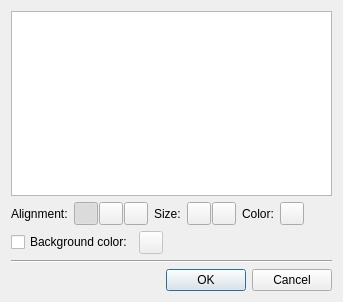
<?xml version="1.0" encoding="UTF-8"?>
<ui version="4.0">
 <author>Dmitry Baryshev</author>
 <class>ScreenshotCommentInput</class>
 <widget class="QDialog" name="ScreenshotCommentInput">
  <property name="geometry">
   <rect>
    <x>0</x>
    <y>0</y>
    <width>343</width>
    <height>302</height>
   </rect>
  </property>
  <property name="windowTitle">
   <string extracomment="Appeal to the user. Means &quot;Please enter text here:&quot;">Enter text</string>
  </property>
  <layout class="QGridLayout" name="gridLayout">
   <item row="0" column="0">
    <widget class="QTextEdit" name="text">
     <property name="acceptRichText">
      <bool>false</bool>
     </property>
    </widget>
   </item>
   <item row="1" column="0">
    <layout class="QHBoxLayout" name="horizontalLayout_3">
     <item>
      <widget class="QLabel" name="label">
       <property name="text">
        <string extracomment="Means &quot;Text alignment:&quot;">Alignment:</string>
       </property>
      </widget>
     </item>
     <item>
      <layout class="QHBoxLayout" name="horizontalLayout">
       <property name="spacing">
        <number>1</number>
       </property>
       <item>
        <widget class="QToolButton" name="pushAlignLeft">
         <property name="icon">
          <iconset resource="tht.qrc">
           <normaloff>:/images/align-left.png</normaloff>:/images/align-left.png</iconset>
         </property>
         <property name="checkable">
          <bool>true</bool>
         </property>
         <property name="checked">
          <bool>true</bool>
         </property>
         <property name="autoExclusive">
          <bool>true</bool>
         </property>
        </widget>
       </item>
       <item>
        <widget class="QToolButton" name="pushAlignCenter">
         <property name="icon">
          <iconset resource="tht.qrc">
           <normaloff>:/images/align-center.png</normaloff>:/images/align-center.png</iconset>
         </property>
         <property name="checkable">
          <bool>true</bool>
         </property>
         <property name="autoExclusive">
          <bool>true</bool>
         </property>
        </widget>
       </item>
       <item>
        <widget class="QToolButton" name="pushAlignRight">
         <property name="icon">
          <iconset resource="tht.qrc">
           <normaloff>:/images/align-right.png</normaloff>:/images/align-right.png</iconset>
         </property>
         <property name="checkable">
          <bool>true</bool>
         </property>
         <property name="autoExclusive">
          <bool>true</bool>
         </property>
        </widget>
       </item>
      </layout>
     </item>
     <item>
      <widget class="QLabel" name="label_2">
       <property name="text">
        <string>Size:</string>
       </property>
      </widget>
     </item>
     <item>
      <layout class="QHBoxLayout" name="horizontalLayout_2">
       <property name="spacing">
        <number>1</number>
       </property>
       <item>
        <widget class="QToolButton" name="pushFontDown">
         <property name="icon">
          <iconset resource="tht.qrc">
           <normaloff>:/images/arrow-down.png</normaloff>:/images/arrow-down.png</iconset>
         </property>
        </widget>
       </item>
       <item>
        <widget class="QToolButton" name="pushFontUp">
         <property name="icon">
          <iconset resource="tht.qrc">
           <normaloff>:/images/arrow-up.png</normaloff>:/images/arrow-up.png</iconset>
         </property>
        </widget>
       </item>
      </layout>
     </item>
     <item>
      <widget class="QLabel" name="label_3">
       <property name="text">
        <string>Color:</string>
       </property>
      </widget>
     </item>
     <item>
      <widget class="QToolButton" name="pushColor"/>
     </item>
     <item>
      <spacer name="horizontalSpacer">
       <property name="orientation">
        <enum>Qt::Horizontal</enum>
       </property>
       <property name="sizeHint" stdset="0">
        <size>
         <width>0</width>
         <height>20</height>
        </size>
       </property>
      </spacer>
     </item>
    </layout>
   </item>
   <item row="2" column="0">
    <layout class="QHBoxLayout" name="horizontalLayout_4">
     <item>
      <widget class="QCheckBox" name="checkBackgroundColor">
       <property name="text">
        <string>Background color:</string>
       </property>
      </widget>
     </item>
     <item>
      <widget class="QToolButton" name="pushBackgroundColor">
       <property name="enabled">
        <bool>false</bool>
       </property>
      </widget>
     </item>
     <item>
      <spacer name="horizontalSpacer_2">
       <property name="orientation">
        <enum>Qt::Horizontal</enum>
       </property>
       <property name="sizeHint" stdset="0">
        <size>
         <width>0</width>
         <height>20</height>
        </size>
       </property>
      </spacer>
     </item>
    </layout>
   </item>
   <item row="3" column="0">
    <widget class="Line" name="line">
     <property name="orientation">
      <enum>Qt::Horizontal</enum>
     </property>
    </widget>
   </item>
   <item row="4" column="0">
    <widget class="QDialogButtonBox" name="buttonBox">
     <property name="orientation">
      <enum>Qt::Horizontal</enum>
     </property>
     <property name="standardButtons">
      <set>QDialogButtonBox::Cancel|QDialogButtonBox::Ok</set>
     </property>
    </widget>
   </item>
  </layout>
 </widget>
 <tabstops>
  <tabstop>text</tabstop>
  <tabstop>pushAlignLeft</tabstop>
  <tabstop>pushAlignCenter</tabstop>
  <tabstop>pushAlignRight</tabstop>
  <tabstop>pushFontDown</tabstop>
  <tabstop>pushFontUp</tabstop>
  <tabstop>pushColor</tabstop>
  <tabstop>checkBackgroundColor</tabstop>
  <tabstop>pushBackgroundColor</tabstop>
  <tabstop>buttonBox</tabstop>
 </tabstops>
 <resources>
  <include location="tht.qrc"/>
 </resources>
 <connections>
  <connection>
   <sender>buttonBox</sender>
   <signal>accepted()</signal>
   <receiver>ScreenshotCommentInput</receiver>
   <slot>accept()</slot>
   <hints>
    <hint type="sourcelabel">
     <x>252</x>
     <y>292</y>
    </hint>
    <hint type="destinationlabel">
     <x>157</x>
     <y>274</y>
    </hint>
   </hints>
  </connection>
  <connection>
   <sender>buttonBox</sender>
   <signal>rejected()</signal>
   <receiver>ScreenshotCommentInput</receiver>
   <slot>reject()</slot>
   <hints>
    <hint type="sourcelabel">
     <x>299</x>
     <y>292</y>
    </hint>
    <hint type="destinationlabel">
     <x>286</x>
     <y>274</y>
    </hint>
   </hints>
  </connection>
  <connection>
   <sender>pushFontDown</sender>
   <signal>clicked()</signal>
   <receiver>ScreenshotCommentInput</receiver>
   <slot>slotFontDown()</slot>
   <hints>
    <hint type="sourcelabel">
     <x>198</x>
     <y>209</y>
    </hint>
    <hint type="destinationlabel">
     <x>110</x>
     <y>301</y>
    </hint>
   </hints>
  </connection>
  <connection>
   <sender>pushFontUp</sender>
   <signal>clicked()</signal>
   <receiver>ScreenshotCommentInput</receiver>
   <slot>slotFontUp()</slot>
   <hints>
    <hint type="sourcelabel">
     <x>222</x>
     <y>209</y>
    </hint>
    <hint type="destinationlabel">
     <x>162</x>
     <y>301</y>
    </hint>
   </hints>
  </connection>
  <connection>
   <sender>pushAlignLeft</sender>
   <signal>toggled(bool)</signal>
   <receiver>ScreenshotCommentInput</receiver>
   <slot>slotAlignChanged(bool)</slot>
   <hints>
    <hint type="sourcelabel">
     <x>90</x>
     <y>209</y>
    </hint>
    <hint type="destinationlabel">
     <x>309</x>
     <y>32</y>
    </hint>
   </hints>
  </connection>
  <connection>
   <sender>pushAlignCenter</sender>
   <signal>toggled(bool)</signal>
   <receiver>ScreenshotCommentInput</receiver>
   <slot>slotAlignChanged(bool)</slot>
   <hints>
    <hint type="sourcelabel">
     <x>93</x>
     <y>206</y>
    </hint>
    <hint type="destinationlabel">
     <x>309</x>
     <y>53</y>
    </hint>
   </hints>
  </connection>
  <connection>
   <sender>pushAlignRight</sender>
   <signal>toggled(bool)</signal>
   <receiver>ScreenshotCommentInput</receiver>
   <slot>slotAlignChanged(bool)</slot>
   <hints>
    <hint type="sourcelabel">
     <x>122</x>
     <y>206</y>
    </hint>
    <hint type="destinationlabel">
     <x>309</x>
     <y>79</y>
    </hint>
   </hints>
  </connection>
  <connection>
   <sender>pushColor</sender>
   <signal>clicked()</signal>
   <receiver>ScreenshotCommentInput</receiver>
   <slot>slotChangeColor()</slot>
   <hints>
    <hint type="sourcelabel">
     <x>287</x>
     <y>209</y>
    </hint>
    <hint type="destinationlabel">
     <x>338</x>
     <y>242</y>
    </hint>
   </hints>
  </connection>
  <connection>
   <sender>pushBackgroundColor</sender>
   <signal>clicked()</signal>
   <receiver>ScreenshotCommentInput</receiver>
   <slot>slotChangeBackgroundColor()</slot>
   <hints>
    <hint type="sourcelabel">
     <x>143</x>
     <y>248</y>
    </hint>
    <hint type="destinationlabel">
     <x>153</x>
     <y>301</y>
    </hint>
   </hints>
  </connection>
  <connection>
   <sender>checkBackgroundColor</sender>
   <signal>toggled(bool)</signal>
   <receiver>pushBackgroundColor</receiver>
   <slot>setEnabled(bool)</slot>
   <hints>
    <hint type="sourcelabel">
     <x>61</x>
     <y>245</y>
    </hint>
    <hint type="destinationlabel">
     <x>136</x>
     <y>243</y>
    </hint>
   </hints>
  </connection>
  <connection>
   <sender>checkBackgroundColor</sender>
   <signal>toggled(bool)</signal>
   <receiver>ScreenshotCommentInput</receiver>
   <slot>slotUseBackgroundColor(bool)</slot>
   <hints>
    <hint type="sourcelabel">
     <x>40</x>
     <y>245</y>
    </hint>
    <hint type="destinationlabel">
     <x>41</x>
     <y>322</y>
    </hint>
   </hints>
  </connection>
 </connections>
 <slots>
  <slot>slotFontDown()</slot>
  <slot>slotFontUp()</slot>
  <slot>slotAlignChanged(bool)</slot>
  <slot>slotChangeColor()</slot>
  <slot>slotChangeBackgroundColor()</slot>
  <slot>slotUseBackgroundColor(bool)</slot>
 </slots>
</ui>
